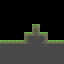

Tiled map render using the project's own tile images. Description and the whole map definition, tile-layer contents included, below:
An orthogonal 8x8 tile map with 8x8 px tiles, 2 tile layers (foreground, flagmap), 2 tilesets.

<map version="1.0" orientation="orthogonal" renderorder="right-down" width="8" height="8" tilewidth="8" tileheight="8" nextobjectid="1">
 <tileset firstgid="1" name="ztiles-foreground" tilewidth="8" tileheight="8" tilecount="512" columns="16">
  <image source="ztiles-foreground.png" trans="ff00ff" width="128" height="128" />
 </tileset>
 <tileset firstgid="513" name="tiled-collission" tilewidth="8" tileheight="8" tilecount="64" columns="16">
  <image source="../../../tools/assetmanager/tiled-collission.png" trans="ff00ff" width="128" height="32" />
 </tileset>
 <layer name="foreground" width="8" height="8">
  <data encoding="csv">
0,0,0,0,0,0,0,0,
0,0,0,0,0,0,0,0,
0,0,0,0,0,0,0,0,
0,0,0,0,8,0,0,0,
0,0,0,6,40,3,0,0,
1,2,2,38,17,36,2,2,
17,17,17,17,17,17,17,17,
17,17,17,17,17,17,17,17
</data>
 </layer>
 <layer name="flagmap" width="8" height="8">
  <data encoding="csv">
0,0,0,0,0,0,0,0,
0,0,0,0,0,0,0,0,
0,0,0,0,0,0,0,0,
0,0,0,0,513,0,0,0,
0,0,0,513,513,513,0,0,
513,513,513,513,513,513,513,513,
513,513,513,513,513,513,513,513,
513,513,513,513,513,513,513,513
</data>
 </layer>
</map>
